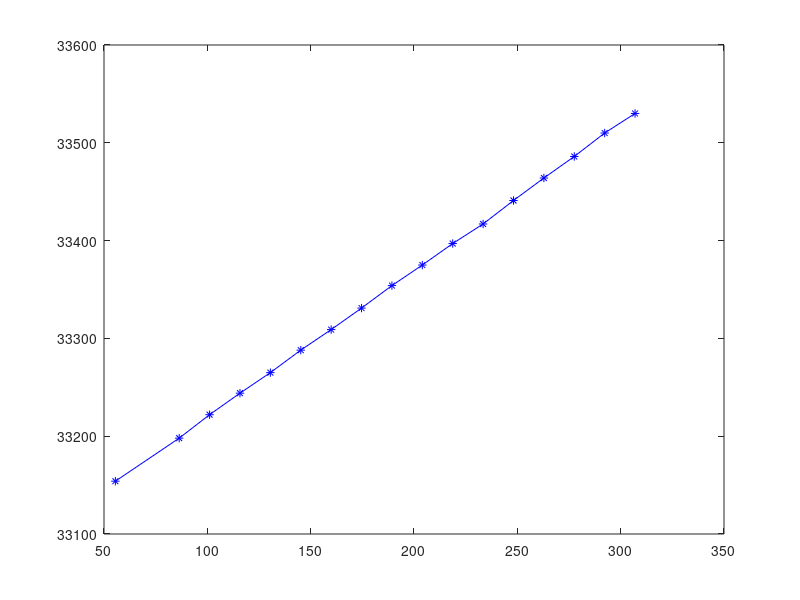
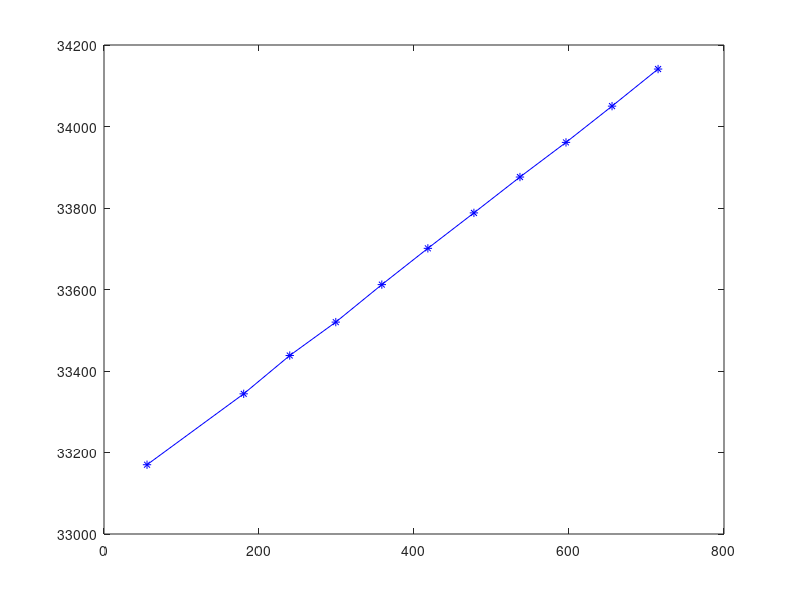
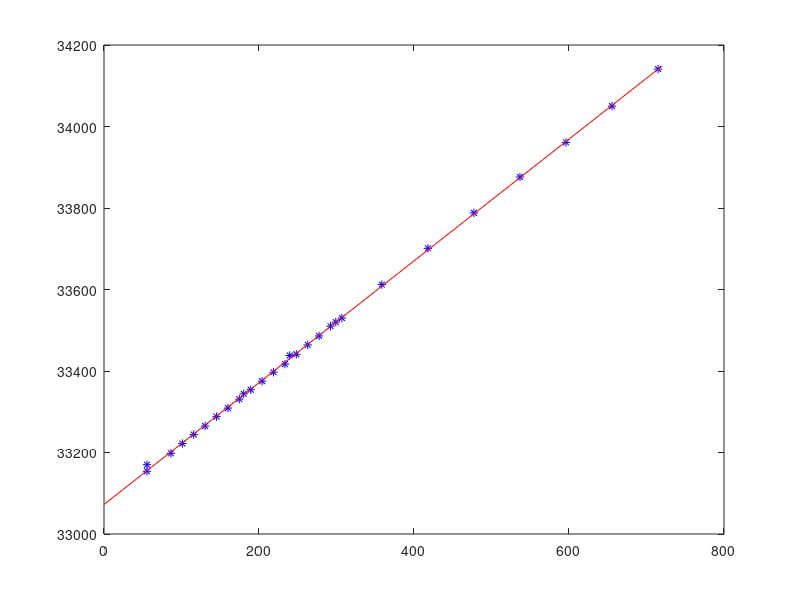

Source code (MATLAB) for these figures, in order:
% Script used for calculating the torque to AD counts conversion ratio,
% based on a calibration experiment performed with the SRI M3223 6-axis
% load cell

% Measurements
experiment3ADCounts = [33154
                       33198
                       33222
                       33244
                       33265
                       33288
                       33309
                       33331
                       33354
                       33375
                       33397
                       33417
                       33441
                       33464
                       33486
                       33510
                       33530]';
                   
experiment4ADCounts = [33170
                       33344
                       33438
                       33520
                       33612
                       33701
                       33788
                       33876
                       33961
                       34050
                       34141]';

% Parameters
R = 35;
D = 34;
L = 10;
barAngle = -0.1;
gravity = 9.8034;

% Calculating the torque imposed by the bar
barWeight = 0.038;
barLength = 402;
barForce = barWeight * gravity * cosd(barAngle);
barTorque = barForce * (barLength/2 - (R + D/2));

% Experiment 3 - lower load (75g)
load3Weight = 0.075;
load3MeasuredPositions = 20:20:320;

load3Positions = load3MeasuredPositions + (D+L)/2;
load3Force = load3Weight * gravity * cosd(barAngle);
load3Torques = load3Force * load3Positions;
experiment3Torques = ([0 load3Torques] + barTorque);

figure;
plot(experiment3Torques, experiment3ADCounts, 'b*-');

% Experiment 2 - higher load (303g)
load4Weight = 0.303;
load4MeasuredPositions = 20:20:200;

load4Positions = load4MeasuredPositions + (D+L)/2;
load4Force = load4Weight * gravity * cosd(barAngle);
load4Torques = load4Force * load4Positions;
experiment4Torques = ([0 load4Torques] + barTorque);

figure;
plot(experiment4Torques, experiment4ADCounts, 'b*-');


%% Calculate the linear regression coefficients from both experiments

% Experiment 3
experiment3Coefficients = polyfit(experiment3Torques, experiment3ADCounts, 1);
experiment3Slope = experiment3Coefficients(1);
experiment3Offset = experiment3Coefficients(2);

% Experiment 4
experiment4Coefficients = polyfit(experiment4Torques, experiment4ADCounts, 1);
experiment4Slope = experiment4Coefficients(1);
experiment4Offset = experiment4Coefficients(2);

% Combine experiment 1 and 2
positiveTorques = [experiment3Torques experiment4Torques];
positiveMeasurements = [experiment3ADCounts experiment4ADCounts];
positiveCoefficients = polyfit(positiveTorques, positiveMeasurements, 1);
positiveSlope = positiveCoefficients(1);
positiveOffset = positiveCoefficients(2);

figure; 
plot(positiveTorques, positiveMeasurements, 'b*');
hold on;
testTorque = [0 720];
testMeasurements = testTorque*positiveSlope + positiveOffset;
plot(testTorque, testMeasurements, 'r-');
